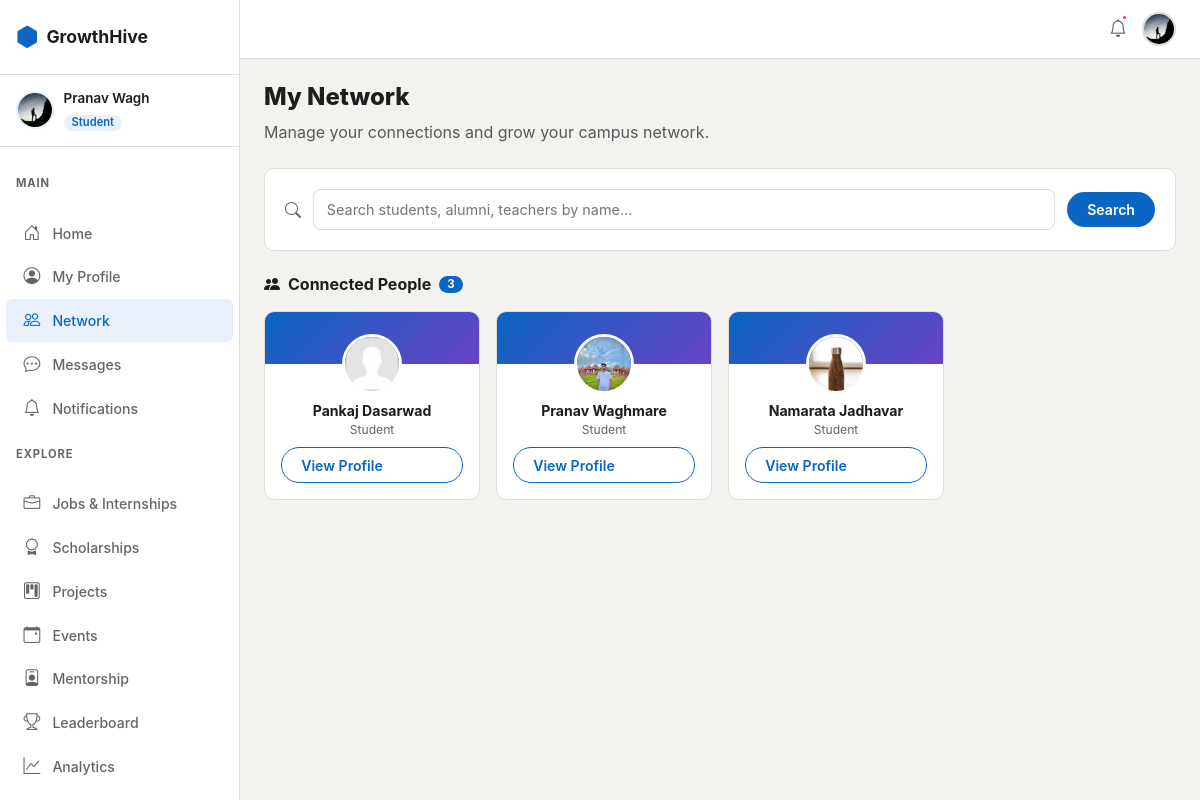
Page /connections/ (signed in) on the earlier database version.
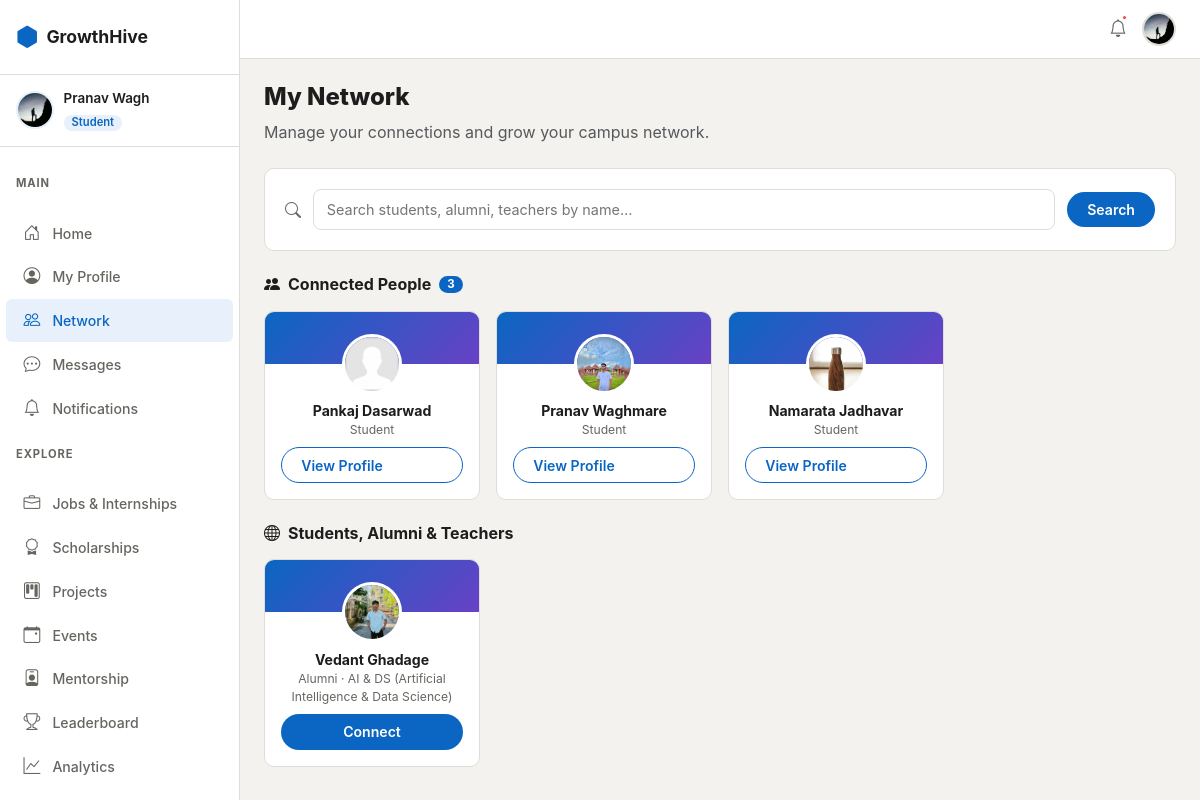
Same page on the later database version.
### apps/connections/models.py (models this page shows, shortened)
class Connection(models.Model):
    class Status(models.TextChoices):
        PENDING  = 'pending',  'Pending'
        ACCEPTED = 'accepted', 'Accepted'
        REJECTED = 'rejected', 'Rejected'
    sender   = models.ForeignKey(
        settings.AUTH_USER_MODEL,
        on_delete=models.CASCADE,
        related_name='sent_requests',
    )
    receiver = models.ForeignKey(
        settings.AUTH_USER_MODEL,
        on_delete=models.CASCADE,
        related_name='received_requests',
    )
    status     = models.CharField(
        max_length=20, choices=Status.choices, default=Status.PENDING
    )
    created_at = models.DateTimeField(auto_now_add=True)
    updated_at = models.DateTimeField(auto_now=True)
    class Meta:
        unique_together = ('sender', 'receiver')
        ordering = ['-created_at']
    @classmethod
    def accepted_ids_for(cls, user):
        qs = cls.objects.filter(
            models.Q(sender=user) | models.Q(receiver=user),
            status=cls.Status.ACCEPTED,
        ).values_list('sender_id', 'receiver_id')
        ids = set()
        for s, r in qs:
            ids.add(s if s != user.pk else r)
        return ids

### apps/accounts/models.py (models this page shows, shortened)
class User(AbstractUser):
    class Role(models.TextChoices):
        STUDENT = 'student', 'Student'
        ALUMNI  = 'alumni',  'Alumni'
        TEACHER = 'teacher', 'Teacher'
    username   = None
    email      = models.EmailField(unique=True)
    first_name = models.CharField(max_length=50)
    last_name  = models.CharField(max_length=50)
    role = models.CharField(max_length=20, choices=Role.choices, default=Role.STUDENT)
    department = models.CharField(
        max_length=20,
        choices=DEPARTMENT_CHOICES,
        blank=True,
        default='',
    )
    is_email_verified = models.BooleanField(default=False)
    created_at = models.DateTimeField(auto_now_add=True)
    updated_at = models.DateTimeField(auto_now=True)
    USERNAME_FIELD  = 'email'
    REQUIRED_FIELDS = ['first_name', 'last_name']
    objects = UserManager()
    def get_full_name(self):
        return f'{self.first_name} {self.last_name}'.strip()
    @property
    def is_student(self):
        return self.role == self.Role.STUDENT

class Profile(models.Model):
    user = models.OneToOneField(User, on_delete=models.CASCADE, related_name='profile')
    bio    = models.TextField(max_length=500, blank=True)
    avatar = models.ImageField(upload_to='avatars/', blank=True, null=True)
    banner = models.ImageField(upload_to='banners/', blank=True, null=True)
    graduation_year = models.PositiveIntegerField(null=True, blank=True)
    current_year    = models.PositiveSmallIntegerField(null=True, blank=True)
    current_working_company = models.CharField(max_length=200, blank=True)
    working_domain          = models.CharField(max_length=200, blank=True)
    github_url   = models.URLField(blank=True)
    linkedin_url = models.URLField(blank=True)
    website      = models.URLField(blank=True)
    location     = models.CharField(max_length=100, blank=True)
    skills = models.ManyToManyField('Skill', through='UserSkill', blank=True)
    resume = models.FileField(upload_to='resumes/', blank=True, null=True)
    points      = models.PositiveIntegerField(default=0)
    streak_days = models.PositiveIntegerField(default=0)
    last_active = models.DateField(null=True, blank=True)
    is_open_to_work   = models.BooleanField(default=False)
    is_open_to_mentor = models.BooleanField(default=False)
    skill_embedding     = models.JSONField(null=True, blank=True)
    embedding_updated_at = models.DateTimeField(null=True, blank=True)
    created_at = models.DateTimeField(auto_now_add=True)
    updated_at = models.DateTimeField(auto_now=True)
    def get_avatar_url(self):
        if self.avatar:
            return self.avatar.url
        return '/static/images/default-avatar.png'

### apps/connections/views.py (the view)
# urls.py: path('',                                  views.network_view,          name='network'),
@login_required
@verified_required
def network_view(request):
    user = request.user
    pending_received = Connection.objects.filter(
        receiver=user, status=Connection.Status.PENDING
    ).select_related('sender', 'sender__profile')
    pending_sent = Connection.objects.filter(
        sender=user, status=Connection.Status.PENDING
    ).values_list('receiver_id', flat=True)
    accepted = Connection.objects.filter(
        Q(sender=user) | Q(receiver=user),
        status=Connection.Status.ACCEPTED,
    ).select_related('sender', 'sender__profile', 'receiver', 'receiver__profile')
    connected_ids = Connection.accepted_ids_for(user)
    excluded_ids  = connected_ids | set(pending_sent) | {user.pk}
    suggestions = (
        User.objects
        .filter(is_active=True, is_email_verified=True)
        .exclude(pk__in=excluded_ids)
        .select_related('profile')
        .order_by('?')[:24]
    )
    return render(request, 'connections/network.html', {
        'pending_received': pending_received,
        'pending_sent_ids': set(pending_sent),
        'accepted':         accepted,
        'suggestions':      suggestions,
    })

### templates/connections/network.html (shortened to what this page needs)
{% extends 'base.html' %}
{% block content %}
<div class="gh-page-header">
  <h1>My Network</h1>
  <p class="text-muted">Manage your connections and grow your campus network.</p>
</div>
<div class="gh-card mb-4">
  <form method="get" action="{% url 'connections:search' %}" class="gh-people-search-form">
    <i class="bi bi-search"></i>
    <input type="text" name="q" placeholder="Search students, alumni, teachers by name…"
           class="gh-people-search-input"/>
    <button type="submit" class="btn gh-btn-primary">Search</button>
  </form>
</div>
<section class="mb-4">
  <h5 class="gh-section-title">
    <i class="bi bi-people-fill me-2"></i>
    Connected People
    <span class="gh-section-badge">{{ accepted.count }}</span>
  </h5>
  {% if accepted %}
  <div class="gh-people-grid">
    {% for conn in accepted %}
      {% if conn.sender == user %}
        {% with other=conn.receiver %}
        <div class="gh-people-card">
          <div class="gh-people-card-body">
            <a href="{% url 'accounts:profile_detail' other.pk %}">
              <img src="{{ other.profile.get_avatar_url }}" class="gh-people-avatar"/>
            </a>
            <a href="{% url 'accounts:profile_detail' other.pk %}" class="gh-people-name">
              {{ other.get_full_name }}
            </a>
            <span class="gh-people-role">{{ other.get_role_display }}
            </span>
            <div class="gh-people-actions mt-2">
              <a href="{% url 'accounts:profile_detail' other.pk %}" class="btn gh-btn-outline w-100">View Profile</a>
            </div>
          </div>
        </div>
        {% endwith %}
      {% else %}
        {% with other=conn.sender %}
        <div class="gh-people-card">
          <div class="gh-people-card-body">
            <a href="{% url 'accounts:profile_detail' other.pk %}">
              <img src="{{ other.profile.get_avatar_url }}" class="gh-people-avatar"/>
            </a>
            <a href="{% url 'accounts:profile_detail' other.pk %}" class="gh-people-name">
              {{ other.get_full_name }}
            </a>
            <span class="gh-people-role">{{ other.get_role_display }}
            </span>
            <div class="gh-people-actions mt-2">
              <a href="{% url 'accounts:profile_detail' other.pk %}" class="btn gh-btn-outline w-100">View Profile</a>
            </div>
          </div>
        </div>
        {% endwith %}
      {% endif %}
    {% endfor %}
  </div>
  {% else %}
  <div class="gh-empty-state">
    <i class="bi bi-people"></i>
    <h5>No connections yet</h5>
    <p>Start connecting with people below!</p>
  </div>
  {% endif %}
</section>
{% if suggestions %}
<section>
  <h5 class="gh-section-title"><i class="bi bi-globe me-2"></i>Students, Alumni & Teachers</h5>
  <div class="gh-people-grid">
    {% for person in suggestions %}
    <div class="gh-people-card">
      <div class="gh-people-card-body">
        <a href="{% url 'accounts:profile_detail' person.pk %}">
          <img src="{{ person.profile.get_avatar_url }}" class="gh-people-avatar"/>
        </a>
        <a href="{% url 'accounts:profile_detail' person.pk %}" class="gh-people-name">
          {{ person.get_full_name }}
        </a>
        <span class="gh-people-role">{{ person.get_role_display }}
          {% if person.department %} · {{ person.get_department_display }}{% endif %}
        </span>
        <div class="gh-people-actions mt-2">
          <form method="post" action="{% url 'connections:send_request' person.pk %}" class="w-100">
            <button class="btn gh-btn-primary w-100">Connect</button>
          </form>
        </div>
      </div>
    </div>
    {% endfor %}
  </div>
</section>
{% endif %}
{% endblock %}

Differences in the rows shown:
added User: profile.get_avatar_url (picture), get_full_name "Vedant Ghadage", role "Alumni", department "AI & DS (Artificial Intelligence & Data Science)"
Other differences:
text now shown: "Students, Alumni & Teachers"
